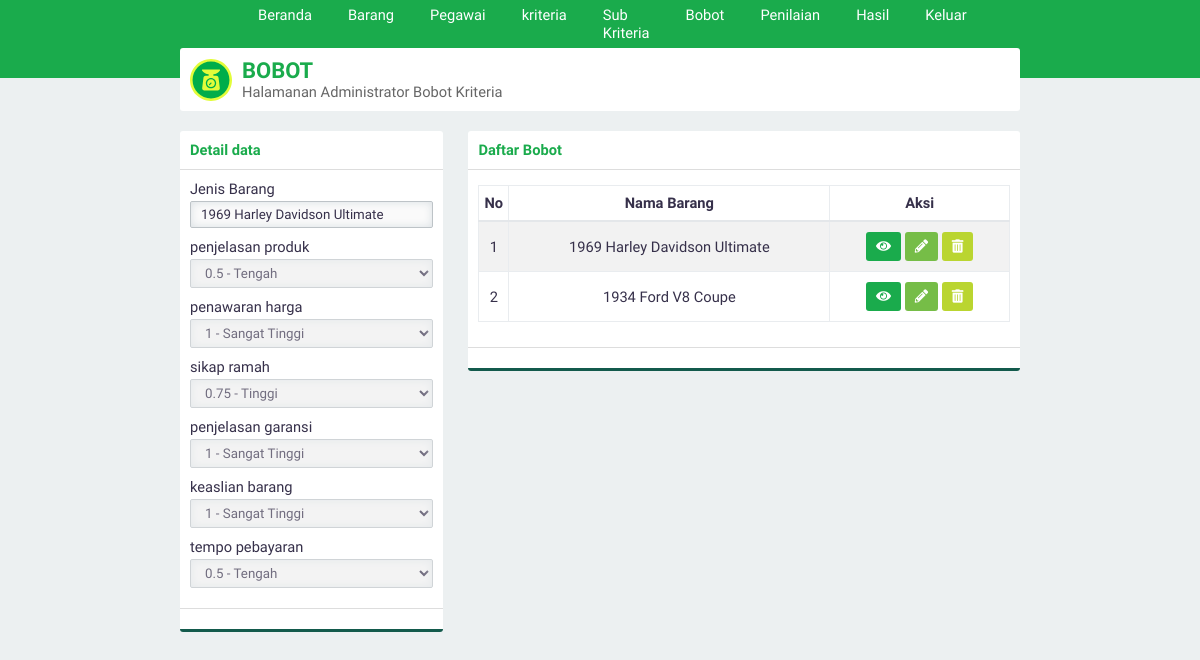
/spkmetodesaw_UAS/?page=bobot&aksi=lihat&id=1 (signed in), run on the app's committed database.
### tables this page shows
CREATE TABLE `jenis_barang` (
  `id_jenisbarang` int(3) NOT NULL,
  `namaBarang` varchar(30) NOT NULL
);

CREATE TABLE `bobot_kriteria` (
  `id_bobotkriteria` int(3) NOT NULL,
  `id_jenisbarang` int(3) NOT NULL,
  `id_kriteria` int(3) NOT NULL,
  `bobot` float NOT NULL
);

CREATE TABLE `kriteria` (
  `id_kriteria` int(3) NOT NULL,
  `namaKriteria` varchar(30) NOT NULL,
  `sifat` enum('Benefit','Cost') NOT NULL
);

### spkmetodesaw_UAS/page/lihatbobot.php (the view, shortened to what this page needs)
<?php
$listWeight=array(
    array("nama"=>"0 - Sangat Rendah","nilai"=>0),
    array("nama"=>"0.25 - Rendah","nilai"=>0.25),
    array("nama"=>"0.5 - Tengah","nilai"=>0.5),
    array("nama"=>"0.75 - Tinggi","nilai"=>0.75),
    array("nama"=>"1 - Sangat Tinggi","nilai"=>1),
);
$id=htmlspecialchars(@$_GET['id']);
$querylihat="SELECT id_jenisbarang,bobot,id_bobotkriteria,kriteria.namaKriteria AS namaKriteria FROM bobot_kriteria INNER JOIN kriteria USING(id_kriteria) WHERE id_jenisbarang='$id'";
?>
<div class="panel-top">
    <b class="text-green">Detail data</b>
</div>
<form>
    <div class="panel-middle">
        <div class="group-input">
            <?php
            $query="SELECT namaBarang FROM jenis_barang WHERE id_jenisbarang='$id'";
            $execute=$konek->query($query);
            $data=$execute->fetch_array(MYSQLI_ASSOC);
            ?>
            <div class="group-input">
                <label for="jenisbarang">Jenis Barang</label>
                <input class="form-custom" value="<?php echo $data['namaBarang'];?>" disabled type="text" autocomplete="off" required name="jenisbarang" id="jenisbarang" placeholder="jenisbarang">
            </div>
        </div>
        <?php
        $execute2=$konek->query($querylihat);
        while($data=$execute2->fetch_array(MYSQLI_ASSOC)){
            echo "<div class=\"group-input\">
                    <label for=\"$data[namaKriteria]\">$data[namaKriteria]</label>
                    <input type='hidden' value=\"$data[id_bobotkriteria]\" name=\"id[]\">
                    <select class=\"form-custom\" disabled required name=\"bobot[]\" id=\"$data[namaKriteria]\">";
                foreach ($listWeight as $key) {
                    if ($key['nilai']==$data['bobot']) {
                        $selected="selected";
                    }else{
                        $selected=null;
                    }
                    echo "<option $selected value=\"$key[nilai]\">$key[nama]</option>";
                }
            echo "</select>
            </div>
                ";
        }
        ?>
    </div>
    <div class="panel-bottom">
    </div>
</form>

### spkmetodesaw_UAS/asset/css/style.css (style rules this page uses)
* { padding: 0; margin: 0; font-family: 'Work Sans', sans-serif; color: #36304A; font-weight: 500; letter-spacing: normal; }
b, h1, h2, h3, h4, h5 { padding: 0; font-weight: 600 !important; margin: 0.83em 0em; }
.text-green { color: #1aab4c !important; }
input, select { border: none; width: 100%; }
.form-custom { padding: 5px 10px; border: solid 1px #BDC3C7; -webkit-border-radius: 2px; -moz-border-radius: 2px; border-radius: 2px; box-sizing: border-box; box-shadow: inset 0 0 8px #d9dfe3; margin: 3px 0 10px 0; }
.panel-top { padding: 10px; box-sizing: padding-box; border-bottom: solid 1px #dddddd; }
.panel-middle { padding: 10px; box-sizing: padding-box; }
.panel-bottom { padding: 10px; border-bottom: solid 3px #135a4c; border-top: solid 1px #dddddd; }
body { background-color: #ECF0F1; display: flex; width: 100vw; height: 100vh; align-items: center; flex-direction: column; overflow-x: hidden; font-size: 11pt; }

### data on the page
jenis_barang: jenisbarang "1969 Harley Davidson Ultimate"
bobot_kriteria: id_kriteria.namaKriteria "penjelasan produk", id_kriteria.namaKriteria "0.5 - Tengah"
bobot_kriteria: id_kriteria.namaKriteria "penawaran harga", id_kriteria.namaKriteria "1 - Sangat Tinggi"
bobot_kriteria: id_kriteria.namaKriteria "sikap ramah", id_kriteria.namaKriteria "0.75 - Tinggi"
bobot_kriteria: id_kriteria.namaKriteria "penjelasan garansi", id_kriteria.namaKriteria "1 - Sangat Tinggi"
bobot_kriteria: id_kriteria.namaKriteria "keaslian barang", id_kriteria.namaKriteria "1 - Sangat Tinggi"
bobot_kriteria: id_kriteria.namaKriteria "tempo pebayaran", id_kriteria.namaKriteria "0.5 - Tengah"

### other printed values
$data[namaBarang] "1969 Harley Davidson Ultimate"
$data[namaBarang] "1934 Ford V8 Coupe"
